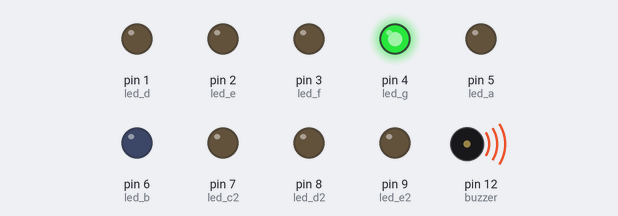
Bench run of a sketch on a simulated Arduino Uno, built with avr-gcc and run on an emulated ATmega328P. Parts: output pins drawn as LEDs (lit = HIGH), buzzer (waves = sounding).

Above: at 0.5 s.
At 2.7 s:
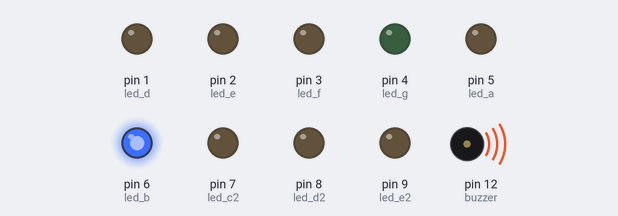
At 4.3 s:
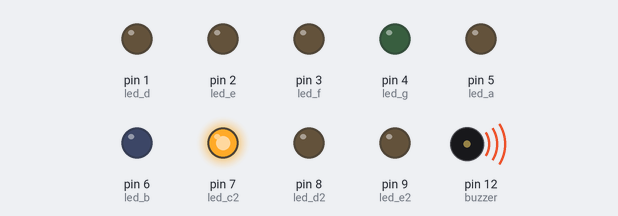
At 7.5 s:
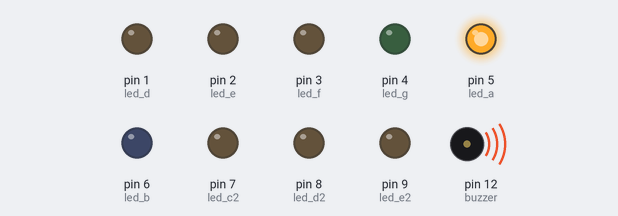
At 8.5 s:
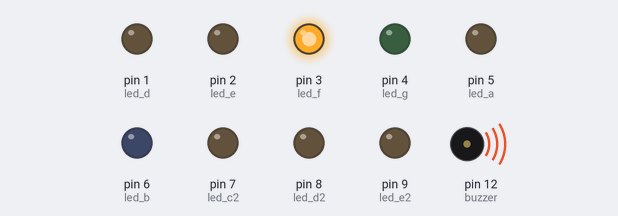
At 15.3 s:
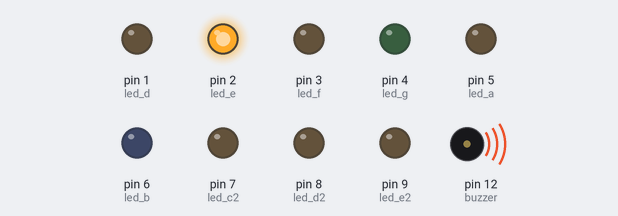
Timing chart, 0 to 17.3 s (numbered marks = the images above):
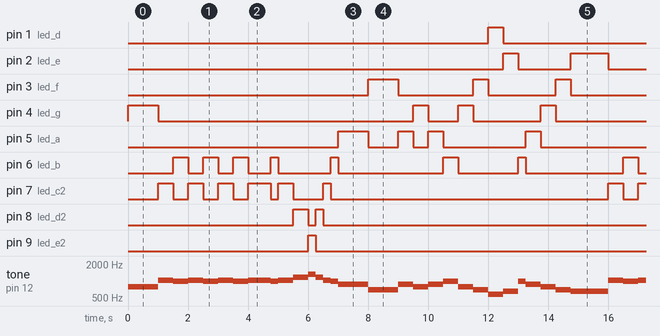

Measured:
- by itself, pin 1 (led_d): alternates HIGH for 0.50 s and LOW for 14.5 s
- by itself, pin 2 (led_e): LOW → HIGH at 12.5 s, → LOW 0.50 s later, → HIGH 1.8 s later, → LOW 1.3 s later, … (8 changes in this stretch)
- by itself, pin 3 (led_f): repeats every 15.0 s: LOW 2.5 s, HIGH 0.50 s, LOW 2.3 s, HIGH 0.50 s, LOW 8.3 s, HIGH 1.0 s
- by itself, pin 4 (led_g): LOW → HIGH at 0.00 s, → LOW 1.0 s later, → HIGH 8.5 s later, → LOW 0.50 s later, … (15 changes in this stretch)
- by itself, pin 5 (led_a): repeats every 15.0 s: LOW 1.0 s, HIGH 0.50 s, LOW 0.50 s, HIGH 0.50 s, LOW 2.8 s, HIGH 0.50 s, LOW 8.3 s, HIGH 1.0 s
- by itself, pin 8 (led_d2): repeats every 15.0 s: LOW 0.25 s, HIGH 0.25 s, LOW 14.0 s, HIGH 0.50 s
- by itself, pin 9 (led_e2): alternates HIGH for 0.25 s and LOW for 14.8 s
- by itself, pin 7 (led_c2): repeats every 15.0 s: 2 × (LOW 0.50 s, HIGH 0.50 s), LOW 0.50 s, HIGH 0.75 s, LOW 0.25 s, HIGH 0.50 s, LOW 1.0 s, HIGH 0.25 s, LOW 9.3 s, HIGH 0.50 s

The sketch:

buzzermelodicalma.ino
```cpp
int buzzer = 12;
int led_d = 1;
int led_e = 2;
int led_f = 3;
int led_g = 4;
int led_a = 5;
int led_b = 6;
int led_c2 = 7;
int led_d2 = 8;
int led_e2 = 9;

void setup() {
  pinMode(buzzer, OUTPUT);
  pinMode(led_d,OUTPUT);
  pinMode(led_e,OUTPUT);
  pinMode(led_f,OUTPUT);
  pinMode(led_g,OUTPUT);
  pinMode(led_a,OUTPUT);
  pinMode(led_b,OUTPUT);
  pinMode(led_c2,OUTPUT);
  pinMode(led_d2,OUTPUT);
  pinMode(led_e2,OUTPUT);

}

void loop() {

  int c = 265;
  int d = 294;
  int e = 329;
  int f = 349;
  int g = 392;
  int a = 440;
  int b = 493;
  int c2 = 520;
  int d2 = 294*2;
  int e2 = 329*2;
  int f2 = 349*2;
  int g2 = 392*2;
  int a2 = 440*2;
  int b2 = 493*2;
  int c3 = 520*2;

  int yanan = 100;


  int gamzedeyim_deva_bulmam_notalar[] = {392,520,493,520,493,520,493,520,493,520,588,658,588,520,493,440,349,440,392,440,493,392,349,294,329,493,440,440,392,392,349,349,329,329};
  //char gamzedeyim_deva_bulmam_ton[40] = {g,c2,b,c2,b,c2,b,c2,b,c2,d2,e2,d2,c2,b,a,f,a,g,a,b,g,f,d,e,b,a,a,g,g,f,f,e,e};
  int gamzedeyim_deva_bulmam_aralik[] = {1000,500,500,500,500,500,500,750,250,500,500,250,250,250,250,1000,1000,500,500,500,500,500,500,500,500,250,250,250,250,250,250,250,250,1000};

  int parca_uzunlugu = sizeof(gamzedeyim_deva_bulmam_notalar) / sizeof(gamzedeyim_deva_bulmam_notalar[0]);

  for(short int i=0;i<50;i++)
  {
     tone(buzzer, gamzedeyim_deva_bulmam_notalar[i]*2);
    if (gamzedeyim_deva_bulmam_notalar[i] == d)
    {
      yanan = led_d;
      digitalWrite(yanan,HIGH);
    }
    if (gamzedeyim_deva_bulmam_notalar[i] == e)
    {
      yanan = led_e;
      digitalWrite(yanan,HIGH);
    }
    if (gamzedeyim_deva_bulmam_notalar[i] == f)
    {
      yanan = led_f;
      digitalWrite(yanan,HIGH);
    }
    if (gamzedeyim_deva_bulmam_notalar[i] == g)
    {
      yanan = led_g;
      digitalWrite(yanan,HIGH);
    }
    if (gamzedeyim_deva_bulmam_notalar[i] == a)
    {
      yanan = led_a;
      digitalWrite(yanan,HIGH);
    }
    if (gamzedeyim_deva_bulmam_notalar[i] == b)
    {
      yanan = led_b;
      digitalWrite(yanan,HIGH);
    }
    if (gamzedeyim_deva_bulmam_notalar[i] == c2)
    {
      yanan = led_c2;
      digitalWrite(yanan,HIGH);
    }
    if (gamzedeyim_deva_bulmam_notalar[i] == d2)
    {
      yanan = led_d2;
      digitalWrite(yanan,HIGH);
    }
    if (gamzedeyim_deva_bulmam_notalar[i] == e2)
    {
      yanan = led_e2;
      digitalWrite(yanan,HIGH);
    }
     delay(gamzedeyim_deva_bulmam_aralik[i]);
     noTone(buzzer);
     digitalWrite(yanan,LOW);

     if(i==parca_uzunlugu-1)
     {
        i = 0;
     }

  }
}
```
